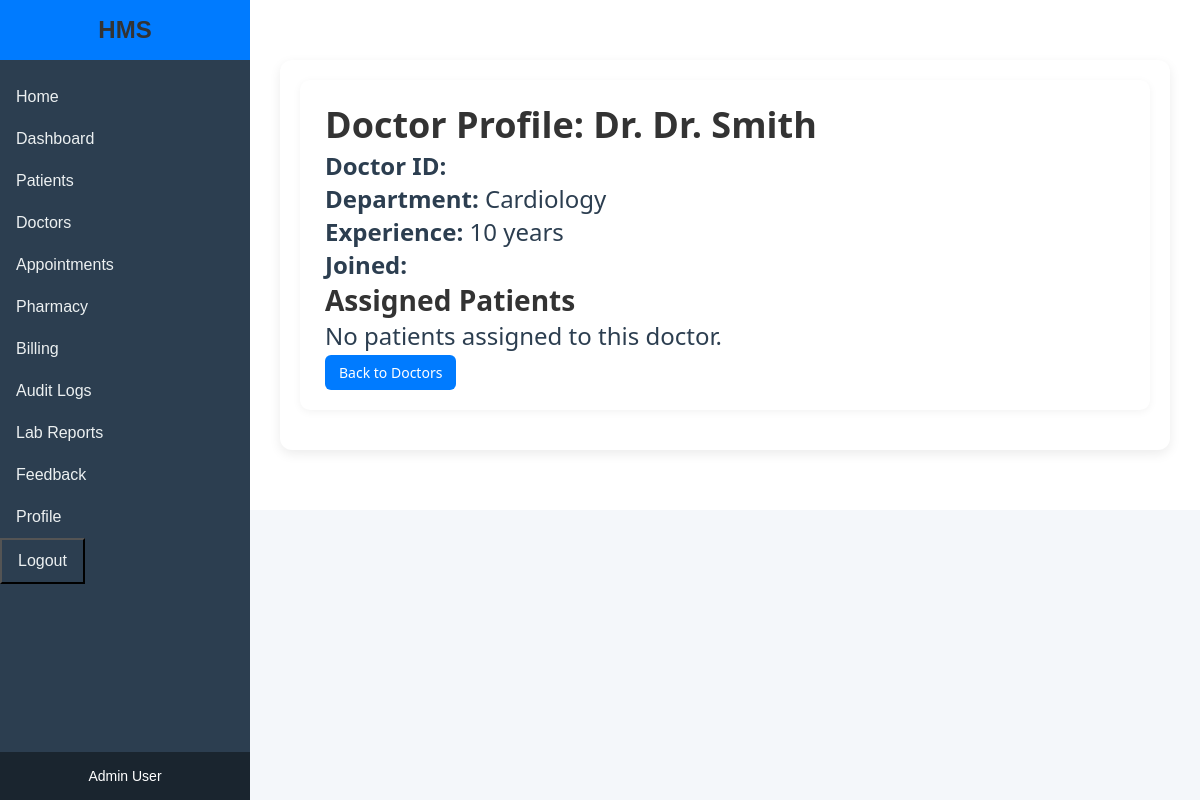
Page /doctors/1/ (signed in) on the committed database.
### core/models.py (models this page shows, shortened)
class Doctor(models.Model):
    user = models.OneToOneField(User, on_delete=models.CASCADE, null=True, blank=True)
    name = models.CharField(max_length=100)
    department = models.CharField(max_length=50)
    experience_years = models.IntegerField()

### core/views.py (the view)
# urls.py: path('doctors/<int:id>/', views.doctor_profile, name='doctor_profile'),
@login_required
@user_passes_test(is_admin_or_doctor)
def doctor_profile(request, id):
    doctor = get_object_or_404(Doctor, id=id)
    if request.user.groups.filter(name='Doctor').exists() and doctor.user != request.user:
        return redirect('dashboard')
    assigned_patients = Patient.objects.filter(doctor=doctor)
    context = {
        'doctor': doctor,
        'assigned_patients': assigned_patients,
    }
    return render(request, 'doctor_profile.html', context)

### core/views.py (called while the page is built)
def is_admin_or_doctor(user):
    return user.groups.filter(name='Admin').exists() or user.groups.filter(name='Doctor').exists()

### templates/doctor_profile.html
{% extends 'base.html' %}
{% load static %}
{% block content %}
    <div class="content-wrapper">
        <div class="form-container">
            <h2>Doctor Profile: Dr. {{ doctor.name }}</h2>
            <div class="doctor-details">
                <p><strong>Doctor ID:</strong> {{ doctor.doctor_id }}</p>
                <p><strong>Department:</strong> {{ doctor.department }}</p>
                <p><strong>Experience:</strong> {{ doctor.experience_years }} years</p>
                <p><strong>Joined:</strong> {{ doctor.created_at|date:"F d, Y" }}</p>
            </div>
            <h3>Assigned Patients</h3>
            {% if assigned_patients %}
                <table class="patient-table">
                    <thead>
                        <tr>
                            <th>Patient ID</th>
                            <th>Name</th>
                            <th>Age</th>
                            <th>Gender</th>
                        </tr>
                    </thead>
                    <tbody>
                        {% for patient in assigned_patients %}
                            <tr>
                                <td>{{ patient.patient_id }}</td>
                                <td>{{ patient.first_name }} {{ patient.last_name }}</td>
                                <td>{{ patient.age }}</td>
                                <td>{{ patient.gender }}</td>
                            </tr>
                        {% endfor %}
                    </tbody>
                </table>
            {% else %}
                <p>No patients assigned to this doctor.</p>
            {% endif %}
            <a href="{% url 'doctor_list' %}" class="btn btn-primary">Back to Doctors</a>
        </div>
    </div>
{% endblock %}

### templates/base.html (shortened to what this page needs)
<!DOCTYPE html>
<html lang="en">
<head>
    {% load static %}
    <link rel="stylesheet" href="{% static 'css/style.css' %}">
</head>
<body>
    <div class="container">
        <aside class="sidebar">
            <div class="sidebar-header">
                <h2>HMS</h2>
            </div>
            <nav class="sidebar-nav">
                <a href="{% url 'home' %}" class="sidebar-link">Home</a>
                {% if user.is_authenticated %}
                    <a href="{% url 'dashboard' %}" class="sidebar-link">Dashboard</a>
                    <a href="{% url 'patient_list' %}" class="sidebar-link">Patients</a>
                    {% if user.groups.all.0.name == 'Admin' %}
                        <a href="{% url 'doctor_list' %}" class="sidebar-link">Doctors</a>
                    {% endif %}
                    <a href="{% url 'appointment_list' %}" class="sidebar-link">Appointments</a>
                    {% if user.groups.all.0.name == 'Admin' %}
                        <a href="{% url 'medicine_list' %}" class="sidebar-link">Pharmacy</a>
                        <a href="{% url 'billing_list' %}" class="sidebar-link">Billing</a>
                        <a href="{% url 'audit_log_list' %}" class="sidebar-link">Audit Logs</a>
                    {% endif %}
                    <a href="{% url 'lab_report_list' %}" class="sidebar-link">Lab Reports</a>
                    <a href="{% url 'feedback_list' %}" class="sidebar-link">Feedback</a>
                    <a href="{% url 'profile' %}" class="sidebar-link">Profile</a>
                    <button onclick="document.getElementById('logout-form').submit()" class="sidebar-link sidebar-button">Logout</button>
                {% else %}
                    <a href="{% url 'login' %}" class="sidebar-link">Login</a>
                {% endif %}
            </nav>
            <div class="sidebar-footer">
                <p>{{ user.groups.all.0.name|default:"Guest" }} User</p>
            </div>
        </aside>
        <main class="main-content">
            {% block content %}
            {% endblock %}
        </main>
    </div>
</body>
</html>

### static/css/style.css (style rules this page uses)
* { margin: 0; padding: 0; box-sizing: border-box; }
body { font-family: 'Arial', sans-serif; background-color: #f4f7fa; color: #333; }
h2, h3 { color: #333; }
.sidebar { width: 250px; background-color: #2c3e50; color: white; display: flex; flex-direction: column; position: fixed; height: 100%; z-index: 1000; transition: width 0.3s ease; }
.sidebar-header { padding: 1rem; background: #007bff; color: white; text-align: center; }
.sidebar-header h2 { margin: 0; font-size: 1.5rem; }
.sidebar-nav { flex: 1; padding: 1rem 0; }
.sidebar-link { display: block; padding: 0.75rem 1rem; color: #ecf0f1; text-decoration: none; font-size: 1rem; transition: background 0.2s; }
.sidebar-footer { padding: 1rem; background-color: #1a252f; font-size: 14px; text-align: center; }
.main-content { flex-grow: 1; padding: 30px; background-color: #fff; margin-left: 250px; overflow-y: auto; transition: margin-left 0.3s ease; }
.btn { padding: 8px 14px; border-radius: 6px; text-decoration: none; color: white; font-size: 14px; display: inline-block; transition: background 0.3s ease; }
.btn-primary { background-color: #007bff; color: white; }
.form-container { background: #fff; padding: 20px 25px; border-radius: 10px; box-shadow: 0 2px 8px rgba(0, 0, 0, 0.05); font-size: 24px; font-weight: 200; margin-bottom: 20px; color: #2c3e50; }
.content-wrapper { max-width: 1200px; margin: 30px auto; padding: 20px; background-color: #ffffff; border-radius: 12px; box-shadow: 0 4px 12px rgba(0,0,0,0.08); font-family: 'Segoe UI', sans-serif; }
.sidebar-button { background:#2c3e50;; }

### rows in the picture
Doctor: name "Dr. Smith", department "Cardiology", experience_years "10"

### other values in the picture
{{ user.groups.all.0.name|default:"Guest" }} "Admin"
